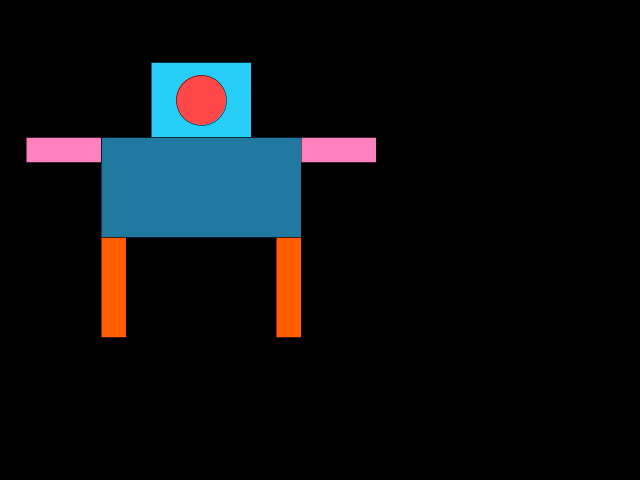
Frame 1 (no input)
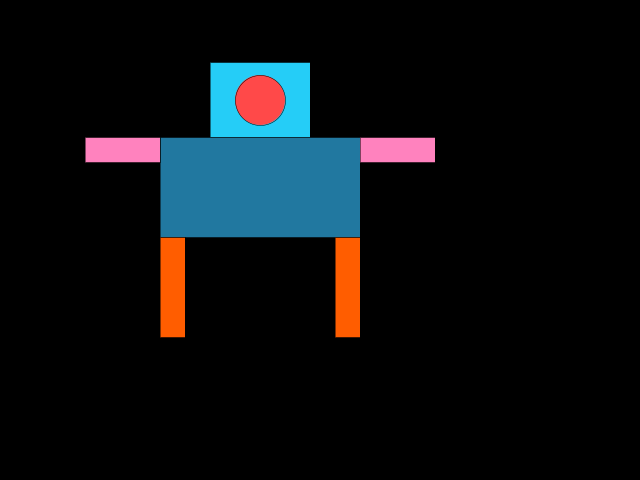
Frame 60 (the mouse pressed at the canvas centre just before this capture)
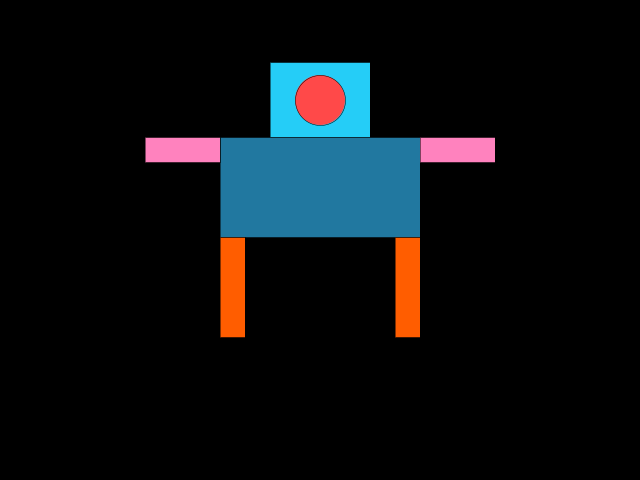
Frame 120 (the mouse held since frame 60 and released just before this capture)

The Processing sketch that drew these frames (run headless with seeded random() and noise(); from frame 60 on, the mouse is pressed at the canvas centre):

// Processing sketch: c1_robot
// ── c1_robot.pde
int xPos;
int speed;
int bgColor;
void setup() 
{
  size(640, 480);
  xPos = 0;
  speed = 1;
  bgColor = 0;
}

void draw() 
{
  if(xPos<500)
  {
    xPos = xPos+speed;
  }
  else
  {
    xPos = -200;
    speed = speed + 2;
    bgColor = (bgColor+4)%255;
  }
  println(xPos);
  
  background(bgColor);
  translate(xPos, 0);
  myRobot();
}

void myRobot()
{
  scale(0.5, 0.5);
  
  // head
  fill(37, 205, 247);
  rect(300, 125, 200, 150);
  fill(255,73,73);
  ellipse(400,200,100,100);
  // body
  fill(33, 120, 160);
  rect(200, 275, 400, 200);
  // hands
  fill(255, 130, 190);
  rectMode(CORNERS);
  rect(200, 275, 50, 325);
  rect(600, 275, 750, 325);
  // legs
  fill(255, 93, 0);
  rectMode(CORNER);
  rect(200, 475, 50, 200);
  rect(550, 475, 50, 200);
}
